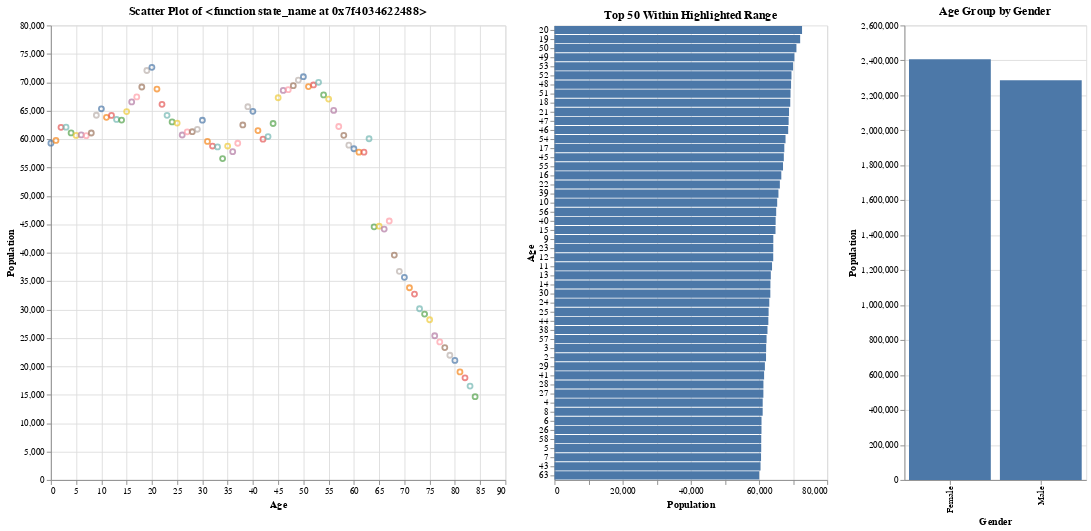

This figure's notebook cell:
### Code cell
data = load_data()
# show_scatter(filter_state(2010, 1, data), state_name(data, 1))
show_scatter(data=data, year=2010, state=1)

### Figure 1 — Vega-Lite specification as saved in the notebook (floating-point values rounded to 4 significant figures; data arrays with more than 128 entries replaced by an {"elided": "..."} marker saying what was removed)
{"$schema": "https://vega.github.io/schema/vega-lite/v2.6.0.json", "config": {"view": {"height": 300, "width": 400}}, "hconcat": [{"data": {"values": {"elided": "170 records"}}, "encoding": {"color": {"condition": {"field": "Age", "legend": null, "selection": "selector041", "type": "nominal"}, "value": "lightgray"}, "tooltip": [{"field": "Age", "type": "quantitative"}, {"field": "Population", "type": "quantitative"}], "x": {"field": "Age", "type": "quantitative"}, "y": {"field": "Population", "type": "quantitative"}}, "height": 500, "mark": "point", "selection": {"selector041": {"encodings": ["x"], "mark": {"fill": "#333", "fillOpacity": 0.125, "stroke": "white"}, "on": "[mousedown, window:mouseup] > window:mousemove!", "resolve": "global", "translate": "[mousedown, window:mouseup] > window:mousemove!", "type": "interval", "zoom": "wheel!"}}, "title": "Scatter Plot of <function state_name at 0x7f4034622488>", "transform": [{"aggregate": [{"as": "Population", "field": "Population", "op": "sum"}], "groupby": ["Age"]}], "width": 500}, {"data": {"values": {"elided": "170 records"}}, "encoding": {"tooltip": [{"field": "Population", "type": "quantitative"}], "x": {"field": "Population", "type": "quantitative"}, "y": {"field": "Age", "sort": {"field": "Population", "op": "max", "order": "descending"}, "type": "nominal"}}, "height": 500, "mark": "bar", "title": "Top 50 Within Highlighted Range", "transform": [{"aggregate": [{"as": "Population", "field": "Population", "op": "sum"}], "groupby": ["Age"]}, {"filter": {"selection": "selector041"}}, {"sort": [{"field": "Population", "order": "descending"}], "window": [{"as": "rank", "op": "rank"}]}, {"filter": "datum.rank <= 50"}], "width": 300}, {"data": {"values": {"elided": "170 records"}}, "encoding": {"tooltip": [{"field": "Population", "type": "quantitative"}, {"field": "Gender", "type": "nominal"}], "x": {"field": "Gender", "type": "nominal"}, "y": {"field": "Population", "type": "quantitative"}}, "height": 500, "mark": "bar", "title": "Age Group by Gender", "transform": [{"filter": {"selection": "selector041"}}, {"aggregate": [{"as": "Population", "field": "Population", "op": "sum"}], "groupby": ["Gender"]}], "width": 200}]}
